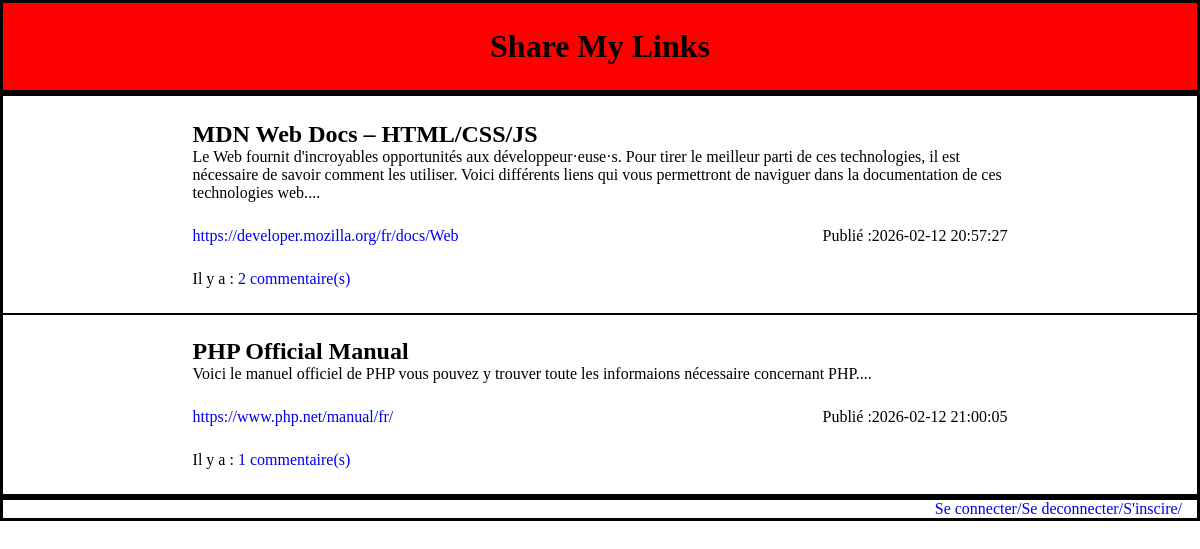
The page / on the database its author committed.
### tables this page shows
CREATE TABLE `link` (
  `id_link` int NOT NULL,
  `url` varchar(2083) NOT NULL,
  `titre` varchar(150) NOT NULL,
  `description` varchar(500) DEFAULT NULL,
  `date_` datetime DEFAULT CURRENT_TIMESTAMP
);

### index.php (the view, shortened to what this page needs)
<!DOCTYPE html>
<html lang="en">
<head>
    <link rel="stylesheet" href="./style.css">
</head>
<body>
    <header>
        <div class="bandeau">
            <div class="container display">
                <div class="child_header">
                    <h1>Share My Links</h1>
                </div>
            </div>
        </div>
    </header>
    <main>
        <div class="container display">
            <div class="child_main">
                <?php include("pdo.php");
                    $requete = "SELECT * FROM link WHERE 1";
                    $reponseArticle = $bdd->query($requete);
                    foreach ($reponseArticle as $info) {
                        echo "<div>"."<h2>".$info['titre']."</h2>".
                        "<p>".$info['description']."..."."</p>".
                        "<div class='cm'>"."<a href='{$info['url']}'>".$info['url']."</a>"."<p>"."Publié :".$info['date_']."</p>"."</div></div>";
                        $requeteCount = "SELECT COUNT(*) AS nb_commentaires FROM link_comment WHERE id_link = ".$info['id_link'];
                        $resultCount = $bdd->query($requeteCount)->fetch(PDO::FETCH_ASSOC);
                        $nbCommentaires = $resultCount['nb_commentaires'];
                        echo "<div><p>Il y a : "."<a href='commentaire.php?id={$info['id_link']}'>".$nbCommentaires." commentaire(s)</a></p></div>";
                        echo "<hr>";
                    }
                ?>
            </div>
        </div>
    </main>
    <footer>
        <div class="container display_footer">
            <nav>
                <ul>
                    <li><a href="./connexion.php">Se connecter/</a></li>
                    <li><a href="./deconnexion.php">Se deconnecter/</a></li>
                    <li><a href="./inscription.php">S'inscire/</a></li>
                </ul>
            </nav>
        </div>
    </footer>
</body>
</html>

### style.css (style rules this page uses)
* { margin: 0; padding: 0; }
.bandeau { width: 100%; background: red; }
.display { display: flex; flex-direction: column; }
.display_footer { display: flex; flex-direction: column; align-items: flex-end; }
.container { border: 3px solid black; padding-inline: 15px; position: relative; }
.child_header { margin: 0 auto; padding: 25px; }
.child_main { width: 70%; margin: 0 auto; }
.cm { display: flex; justify-content: space-between; width: 100%; }
a { text-decoration: none; }
nav ul { display: flex; list-style-type: none; padding: 0; }
hr { position: absolute; left: 0; width: 100%; border: 1px solid #000; }
h2 { padding-top: 25px; }
p { padding-bottom: 25px; }

### rows shown on the page
link: titre "MDN Web Docs – HTML/CSS/JS", description "Le Web fournit d'incroyables opportunités aux développeur·euse·s. Pour tirer le meilleur parti de ces technologies, il est nécessaire de savoir comment les utiliser. Voici différents liens qui vous permettront de naviguer dans la documentation de ces technologies web.", url "https://developer.mozilla.org/fr/docs/Web", date_ "2026-02-12 20:57:27", nbCommentaires "2"
link: titre "PHP Official Manual", description "Voici le manuel officiel de PHP vous pouvez y trouver toute les informaions nécessaire concernant PHP.", url "https://www.php.net/manual/fr/", date_ "2026-02-12 21:00:05", nbCommentaires "1"
